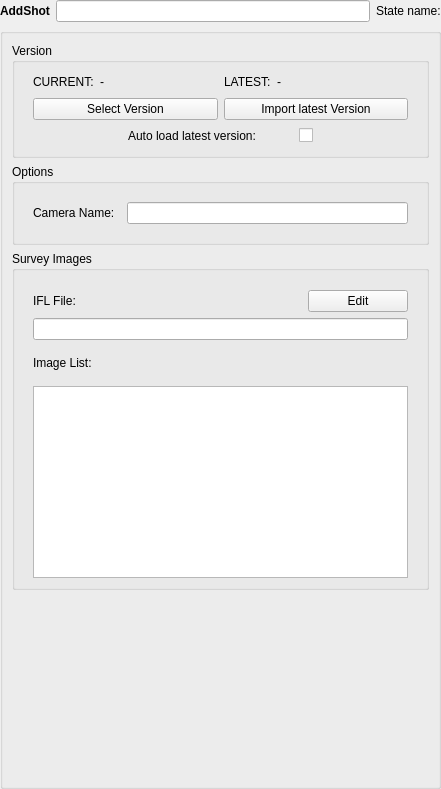
<?xml version="1.0" encoding="UTF-8"?>
<ui version="4.0">
 <class>wg_Synth_AddShot</class>
 <widget class="QWidget" name="wg_Synth_AddShot">
  <property name="geometry">
   <rect>
    <x>0</x>
    <y>0</y>
    <width>441</width>
    <height>789</height>
   </rect>
  </property>
  <property name="windowTitle">
   <string>ImportFile</string>
  </property>
  <layout class="QVBoxLayout" name="verticalLayout">
   <property name="leftMargin">
    <number>0</number>
   </property>
   <property name="topMargin">
    <number>0</number>
   </property>
   <property name="rightMargin">
    <number>0</number>
   </property>
   <property name="bottomMargin">
    <number>0</number>
   </property>
   <item>
    <layout class="QHBoxLayout" name="horizontalLayout">
     <item>
      <widget class="QLabel" name="l_class">
       <property name="font">
        <font>
         <bold>true</bold>
        </font>
       </property>
       <property name="text">
        <string>AddShot</string>
       </property>
      </widget>
     </item>
     <item>
      <widget class="QLineEdit" name="e_name">
       <property name="minimumSize">
        <size>
         <width>0</width>
         <height>0</height>
        </size>
       </property>
       <property name="maximumSize">
        <size>
         <width>9999</width>
         <height>16777215</height>
        </size>
       </property>
       <property name="readOnly">
        <bool>true</bool>
       </property>
      </widget>
     </item>
     <item>
      <widget class="QLabel" name="l_name">
       <property name="text">
        <string>State name:</string>
       </property>
      </widget>
     </item>
    </layout>
   </item>
   <item>
    <widget class="QGroupBox" name="gb_import">
     <property name="title">
      <string/>
     </property>
     <layout class="QVBoxLayout" name="verticalLayout_2">
      <item>
       <widget class="QGroupBox" name="gb_version">
        <property name="title">
         <string>Version</string>
        </property>
        <layout class="QVBoxLayout" name="verticalLayout_3">
         <item>
          <widget class="QWidget" name="lo_versions" native="true">
           <layout class="QHBoxLayout" name="horizontalLayout_5">
            <property name="leftMargin">
             <number>9</number>
            </property>
            <property name="topMargin">
             <number>0</number>
            </property>
            <property name="rightMargin">
             <number>9</number>
            </property>
            <property name="bottomMargin">
             <number>0</number>
            </property>
            <item>
             <layout class="QHBoxLayout" name="lo_currVersion">
              <item>
               <widget class="QLabel" name="l_text_Current">
                <property name="text">
                 <string>CURRENT:</string>
                </property>
               </widget>
              </item>
              <item>
               <widget class="QLabel" name="l_curVersion">
                <property name="text">
                 <string>-</string>
                </property>
               </widget>
              </item>
              <item>
               <spacer name="horizontalSpacer">
                <property name="orientation">
                 <enum>Qt::Orientation::Horizontal</enum>
                </property>
                <property name="sizeHint" stdset="0">
                 <size>
                  <width>40</width>
                  <height>20</height>
                 </size>
                </property>
               </spacer>
              </item>
             </layout>
            </item>
            <item>
             <layout class="QHBoxLayout" name="lo_latestVersion">
              <item>
               <widget class="QLabel" name="l_text_Latest">
                <property name="text">
                 <string>LATEST:</string>
                </property>
               </widget>
              </item>
              <item>
               <widget class="QLabel" name="l_latestVersion">
                <property name="text">
                 <string>-</string>
                </property>
               </widget>
              </item>
              <item>
               <spacer name="horizontalSpacer_4">
                <property name="orientation">
                 <enum>Qt::Orientation::Horizontal</enum>
                </property>
                <property name="sizeHint" stdset="0">
                 <size>
                  <width>40</width>
                  <height>20</height>
                 </size>
                </property>
               </spacer>
              </item>
             </layout>
            </item>
           </layout>
          </widget>
         </item>
         <item>
          <widget class="QWidget" name="w_importLatest" native="true">
           <layout class="QHBoxLayout" name="horizontalLayout_7">
            <property name="leftMargin">
             <number>9</number>
            </property>
            <property name="topMargin">
             <number>0</number>
            </property>
            <property name="rightMargin">
             <number>9</number>
            </property>
            <property name="bottomMargin">
             <number>0</number>
            </property>
            <item>
             <widget class="QPushButton" name="b_browse">
              <property name="focusPolicy">
               <enum>Qt::FocusPolicy::NoFocus</enum>
              </property>
              <property name="contextMenuPolicy">
               <enum>Qt::ContextMenuPolicy::NoContextMenu</enum>
              </property>
              <property name="text">
               <string>Select Version</string>
              </property>
             </widget>
            </item>
            <item>
             <widget class="QPushButton" name="b_importLatest">
              <property name="minimumSize">
               <size>
                <width>0</width>
                <height>0</height>
               </size>
              </property>
              <property name="maximumSize">
               <size>
                <width>99999</width>
                <height>16777215</height>
               </size>
              </property>
              <property name="focusPolicy">
               <enum>Qt::FocusPolicy::NoFocus</enum>
              </property>
              <property name="text">
               <string>Import latest Version</string>
              </property>
             </widget>
            </item>
           </layout>
          </widget>
         </item>
         <item>
          <widget class="QWidget" name="w_autoUpdate" native="true">
           <layout class="QHBoxLayout" name="horizontalLayout_14">
            <property name="leftMargin">
             <number>9</number>
            </property>
            <property name="topMargin">
             <number>0</number>
            </property>
            <property name="rightMargin">
             <number>9</number>
            </property>
            <property name="bottomMargin">
             <number>0</number>
            </property>
            <item>
             <spacer name="horizontalSpacer_2">
              <property name="orientation">
               <enum>Qt::Orientation::Horizontal</enum>
              </property>
              <property name="sizeHint" stdset="0">
               <size>
                <width>40</width>
                <height>20</height>
               </size>
              </property>
             </spacer>
            </item>
            <item>
             <widget class="QLabel" name="l_autoUpdate">
              <property name="text">
               <string>Auto load latest version:           </string>
              </property>
             </widget>
            </item>
            <item>
             <widget class="QCheckBox" name="chb_autoUpdate">
              <property name="text">
               <string/>
              </property>
              <property name="checked">
               <bool>false</bool>
              </property>
             </widget>
            </item>
            <item>
             <spacer name="horizontalSpacer_3">
              <property name="orientation">
               <enum>Qt::Orientation::Horizontal</enum>
              </property>
              <property name="sizeHint" stdset="0">
               <size>
                <width>40</width>
                <height>20</height>
               </size>
              </property>
             </spacer>
            </item>
           </layout>
          </widget>
         </item>
        </layout>
       </widget>
      </item>
      <item>
       <widget class="QGroupBox" name="gb_options">
        <property name="title">
         <string>Options</string>
        </property>
        <layout class="QVBoxLayout" name="verticalLayout_6">
         <item>
          <widget class="QWidget" name="f_cameraName" native="true">
           <layout class="QHBoxLayout" name="horizontalLayout_2">
            <property name="leftMargin">
             <number>9</number>
            </property>
            <property name="rightMargin">
             <number>9</number>
            </property>
            <item>
             <widget class="QLabel" name="l_camName">
              <property name="text">
               <string>Camera Name:  </string>
              </property>
             </widget>
            </item>
            <item>
             <widget class="QLineEdit" name="e_camName"/>
            </item>
           </layout>
          </widget>
         </item>
        </layout>
       </widget>
      </item>
      <item>
       <widget class="QGroupBox" name="gb_surveyOptions">
        <property name="title">
         <string>Survey Images</string>
        </property>
        <layout class="QVBoxLayout" name="lo_surveyOptions">
         <property name="leftMargin">
          <number>9</number>
         </property>
         <property name="topMargin">
          <number>9</number>
         </property>
         <property name="rightMargin">
          <number>9</number>
         </property>
         <property name="bottomMargin">
          <number>9</number>
         </property>
         <item>
          <layout class="QHBoxLayout" name="lo_iflPathLabel">
           <property name="leftMargin">
            <number>9</number>
           </property>
           <property name="topMargin">
            <number>10</number>
           </property>
           <property name="rightMargin">
            <number>9</number>
           </property>
           <item>
            <widget class="QLabel" name="l_iflPath">
             <property name="text">
              <string>IFL File:</string>
             </property>
            </widget>
           </item>
           <item>
            <spacer name="horizontalSpacer_5">
             <property name="orientation">
              <enum>Qt::Orientation::Horizontal</enum>
             </property>
             <property name="sizeHint" stdset="0">
              <size>
               <width>40</width>
               <height>20</height>
              </size>
             </property>
            </spacer>
           </item>
           <item>
            <widget class="QPushButton" name="b_editIFL">
             <property name="minimumSize">
              <size>
               <width>100</width>
               <height>0</height>
              </size>
             </property>
             <property name="text">
              <string>Edit</string>
             </property>
            </widget>
           </item>
          </layout>
         </item>
         <item>
          <layout class="QHBoxLayout" name="lo_iflPath">
           <property name="leftMargin">
            <number>9</number>
           </property>
           <property name="rightMargin">
            <number>9</number>
           </property>
           <item>
            <widget class="QLineEdit" name="le_iflPath">
             <property name="acceptDrops">
              <bool>false</bool>
             </property>
             <property name="readOnly">
              <bool>true</bool>
             </property>
            </widget>
           </item>
          </layout>
         </item>
         <item>
          <layout class="QHBoxLayout" name="horizontalLayout_4">
           <property name="leftMargin">
            <number>9</number>
           </property>
           <property name="topMargin">
            <number>10</number>
           </property>
           <property name="rightMargin">
            <number>9</number>
           </property>
           <item>
            <widget class="QLabel" name="l_surveyImages">
             <property name="text">
              <string>Image List:</string>
             </property>
            </widget>
           </item>
          </layout>
         </item>
         <item>
          <layout class="QHBoxLayout" name="lo_iflList">
           <property name="leftMargin">
            <number>9</number>
           </property>
           <property name="topMargin">
            <number>10</number>
           </property>
           <property name="rightMargin">
            <number>9</number>
           </property>
           <item>
            <widget class="QListWidget" name="lw_surveyImages">
             <property name="focusPolicy">
              <enum>Qt::FocusPolicy::NoFocus</enum>
             </property>
             <property name="selectionMode">
              <enum>QAbstractItemView::SelectionMode::NoSelection</enum>
             </property>
             <property name="selectionBehavior">
              <enum>QAbstractItemView::SelectionBehavior::SelectItems</enum>
             </property>
            </widget>
           </item>
          </layout>
         </item>
        </layout>
       </widget>
      </item>
      <item>
       <spacer name="verticalSpacer">
        <property name="orientation">
         <enum>Qt::Orientation::Vertical</enum>
        </property>
        <property name="sizeHint" stdset="0">
         <size>
          <width>20</width>
          <height>40</height>
         </size>
        </property>
       </spacer>
      </item>
     </layout>
    </widget>
   </item>
  </layout>
 </widget>
 <tabstops>
  <tabstop>chb_autoUpdate</tabstop>
 </tabstops>
 <resources/>
 <connections/>
</ui>
